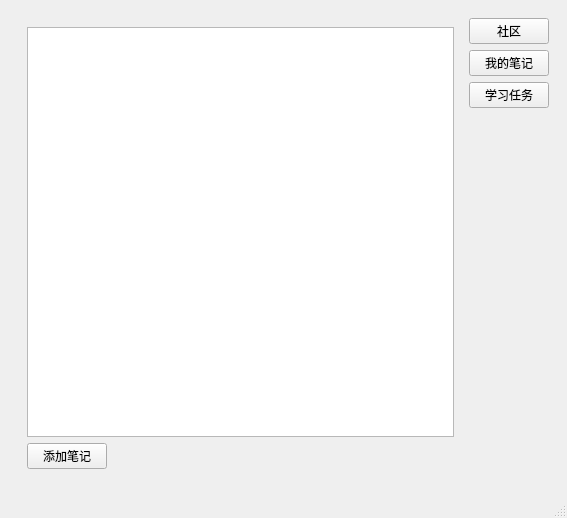
<?xml version="1.0" encoding="UTF-8"?>
<ui version="4.0">
 <class>noteWindow</class>
 <widget class="QMainWindow" name="noteWindow">
  <property name="geometry">
   <rect>
    <x>0</x>
    <y>0</y>
    <width>567</width>
    <height>518</height>
   </rect>
  </property>
  <property name="windowTitle">
   <string>MainWindow</string>
  </property>
  <widget class="QWidget" name="centralwidget">
   <layout class="QGridLayout" name="gridLayout_4">
    <item row="0" column="1">
     <widget class="QStackedWidget" name="stackedWidget_2">
      <property name="currentIndex">
       <number>0</number>
      </property>
      <widget class="QWidget" name="page">
       <layout class="QGridLayout" name="gridLayout">
        <item row="0" column="0" rowspan="4">
         <widget class="QStackedWidget" name="stackedWidget">
          <property name="currentIndex">
           <number>1</number>
          </property>
          <widget class="QWidget" name="community">
           <layout class="QGridLayout" name="gridLayout_3">
            <item row="0" column="0">
             <widget class="table" name="tableView_2"/>
            </item>
           </layout>
          </widget>
          <widget class="QWidget" name="myNote">
           <layout class="QGridLayout" name="gridLayout_2">
            <item row="1" column="1">
             <spacer name="horizontalSpacer">
              <property name="orientation">
               <enum>Qt::Horizontal</enum>
              </property>
              <property name="sizeHint" stdset="0">
               <size>
                <width>338</width>
                <height>20</height>
               </size>
              </property>
             </spacer>
            </item>
            <item row="1" column="0">
             <widget class="QPushButton" name="addnote">
              <property name="text">
               <string>添加笔记</string>
              </property>
             </widget>
            </item>
            <item row="0" column="0" colspan="2">
             <widget class="table" name="tableView"/>
            </item>
           </layout>
          </widget>
         </widget>
        </item>
        <item row="0" column="1">
         <widget class="QPushButton" name="comButton">
          <property name="text">
           <string>社区</string>
          </property>
         </widget>
        </item>
        <item row="1" column="1">
         <widget class="QPushButton" name="noteButton">
          <property name="text">
           <string>我的笔记</string>
          </property>
         </widget>
        </item>
        <item row="2" column="1">
         <widget class="QPushButton" name="tasksButton">
          <property name="text">
           <string>学习任务</string>
          </property>
         </widget>
        </item>
        <item row="3" column="1">
         <spacer name="verticalSpacer">
          <property name="orientation">
           <enum>Qt::Vertical</enum>
          </property>
          <property name="sizeHint" stdset="0">
           <size>
            <width>20</width>
            <height>358</height>
           </size>
          </property>
         </spacer>
        </item>
       </layout>
      </widget>
      <widget class="QWidget" name="page_2">
       <layout class="QGridLayout" name="gridLayout_6">
        <item row="0" column="0" colspan="2">
         <layout class="QHBoxLayout" name="horizontalLayout_2">
          <item>
           <widget class="QLabel" name="label">
            <property name="text">
             <string>标题：</string>
            </property>
           </widget>
          </item>
          <item>
           <widget class="QLineEdit" name="lineEdit"/>
          </item>
         </layout>
        </item>
        <item row="1" column="0" colspan="5">
         <layout class="QGridLayout" name="gridLayout_5">
          <item row="0" column="0">
           <widget class="QLabel" name="label_2">
            <property name="text">
             <string>内容：</string>
            </property>
           </widget>
          </item>
          <item row="0" column="1" rowspan="2">
           <widget class="QTextEdit" name="textEdit"/>
          </item>
          <item row="1" column="0">
           <spacer name="verticalSpacer_2">
            <property name="orientation">
             <enum>Qt::Vertical</enum>
            </property>
            <property name="sizeHint" stdset="0">
             <size>
              <width>20</width>
              <height>40</height>
             </size>
            </property>
           </spacer>
          </item>
         </layout>
        </item>
        <item row="2" column="0">
         <layout class="QHBoxLayout" name="horizontalLayout">
          <item>
           <widget class="QLabel" name="label_3">
            <property name="text">
             <string>是否公开：</string>
            </property>
           </widget>
          </item>
          <item>
           <widget class="QRadioButton" name="radioButton">
            <property name="text">
             <string>私有</string>
            </property>
           </widget>
          </item>
          <item>
           <widget class="QRadioButton" name="radioButton_2">
            <property name="text">
             <string>公开</string>
            </property>
           </widget>
          </item>
         </layout>
        </item>
        <item row="2" column="1" colspan="4">
         <spacer name="horizontalSpacer_2">
          <property name="orientation">
           <enum>Qt::Horizontal</enum>
          </property>
          <property name="sizeHint" stdset="0">
           <size>
            <width>350</width>
            <height>20</height>
           </size>
          </property>
         </spacer>
        </item>
        <item row="3" column="0">
         <spacer name="horizontalSpacer_4">
          <property name="orientation">
           <enum>Qt::Horizontal</enum>
          </property>
          <property name="sizeHint" stdset="0">
           <size>
            <width>169</width>
            <height>20</height>
           </size>
          </property>
         </spacer>
        </item>
        <item row="3" column="1">
         <widget class="QPushButton" name="save">
          <property name="text">
           <string>保存</string>
          </property>
         </widget>
        </item>
        <item row="3" column="2">
         <spacer name="horizontalSpacer_3">
          <property name="orientation">
           <enum>Qt::Horizontal</enum>
          </property>
          <property name="sizeHint" stdset="0">
           <size>
            <width>21</width>
            <height>20</height>
           </size>
          </property>
         </spacer>
        </item>
        <item row="3" column="3">
         <widget class="QPushButton" name="cancel">
          <property name="text">
           <string>取消</string>
          </property>
         </widget>
        </item>
        <item row="3" column="4">
         <spacer name="horizontalSpacer_5">
          <property name="orientation">
           <enum>Qt::Horizontal</enum>
          </property>
          <property name="sizeHint" stdset="0">
           <size>
            <width>148</width>
            <height>20</height>
           </size>
          </property>
         </spacer>
        </item>
       </layout>
      </widget>
     </widget>
    </item>
   </layout>
  </widget>
  <widget class="QMenuBar" name="menubar">
   <property name="geometry">
    <rect>
     <x>0</x>
     <y>0</y>
     <width>567</width>
     <height>21</height>
    </rect>
   </property>
  </widget>
  <widget class="QStatusBar" name="statusbar"/>
 </widget>
 <customwidgets>
  <customwidget>
   <class>table</class>
   <extends>QTableView</extends>
   <header>table.h</header>
  </customwidget>
 </customwidgets>
 <resources/>
 <connections/>
</ui>
